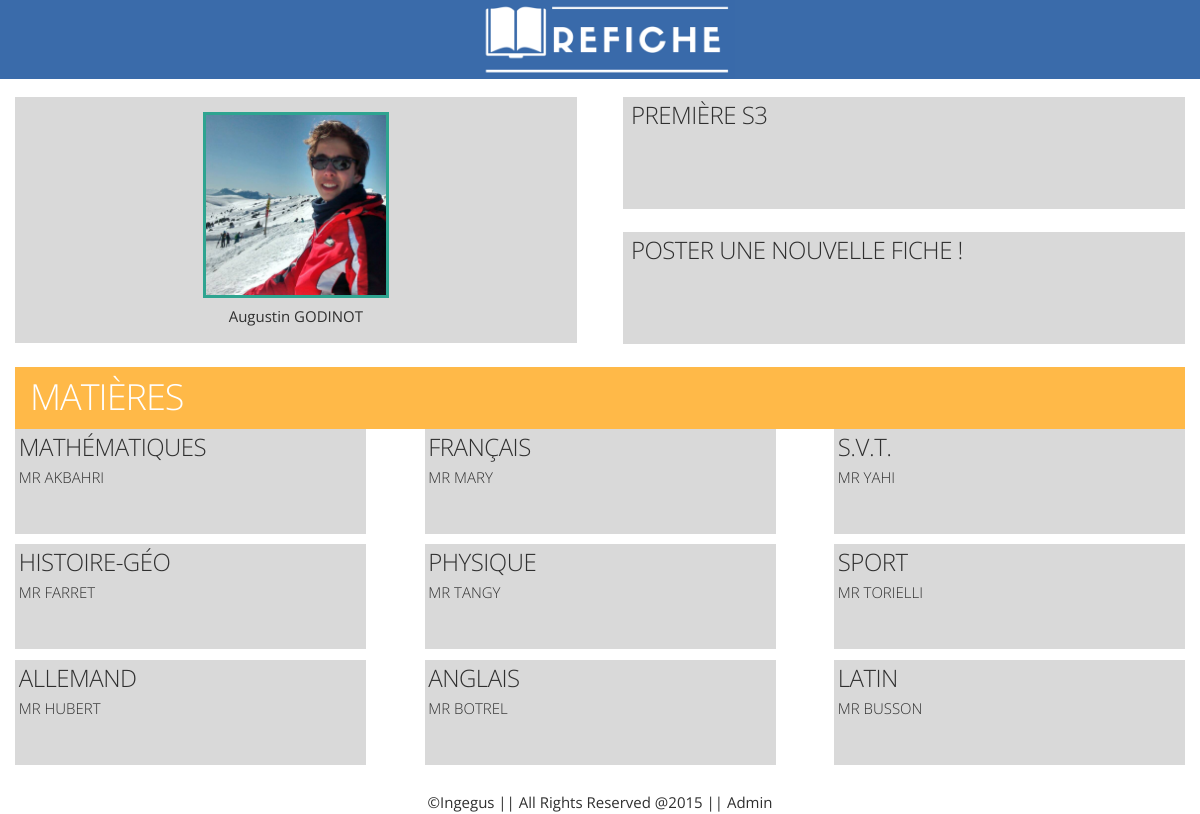
Page /app/home (signed in) on the earlier database version.
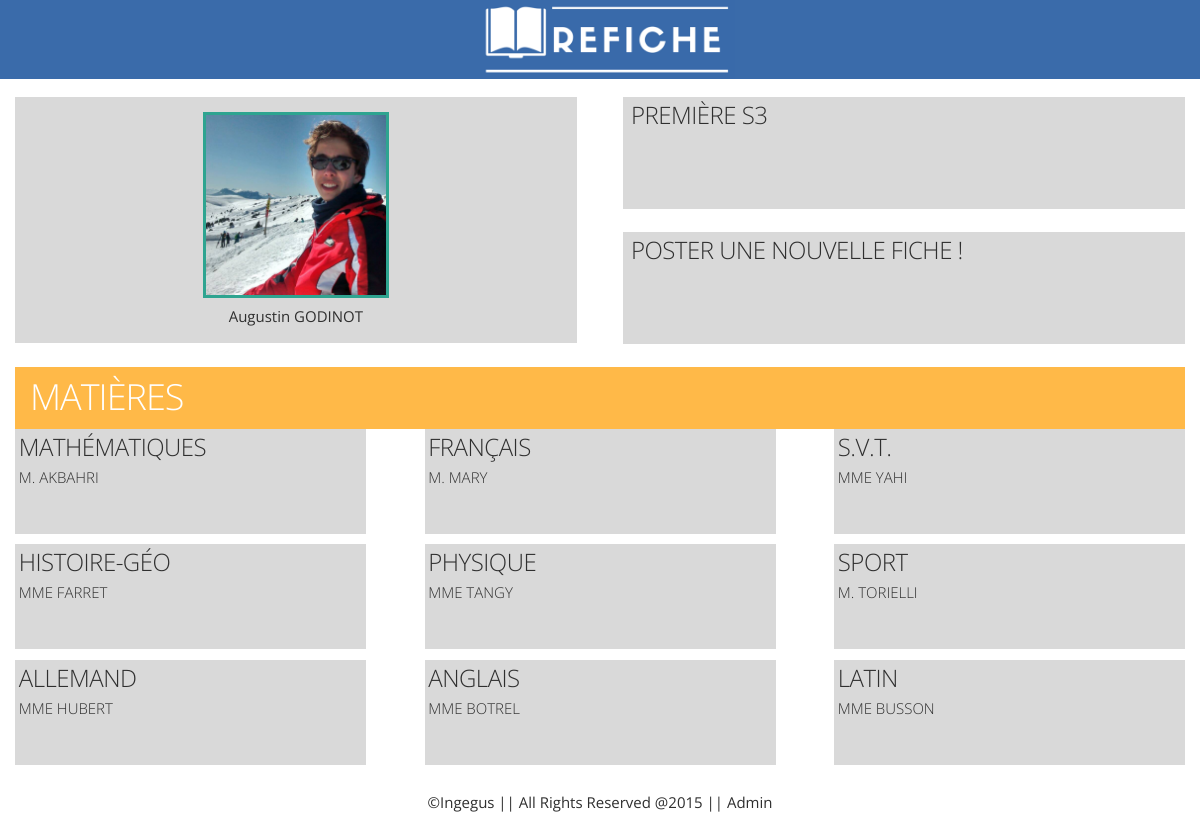
Same page on the later database version.
### app/models.py (models this page shows, shortened)
class Profile(models.Model):
	user = models.OneToOneField(User)  # Link with the original user class that we extend
	classroom = models.ForeignKey('Classroom')  # Link to the user's classroom
	school = models.ForeignKey('School')  # Link to the school of the profile (student or teacher)
	class Meta(object):
		abstract = True

class Student(Profile):
	isDelegate = models.BooleanField(default=False)  # If the student is authorized to manage the classroom
	lessons = models.ManyToManyField(Lesson)
	numberOfSheetsUploaded = models.IntegerField(default=0)

class Classroom(models.Model):
	level = models.ForeignKey('Level')  # Level or degree of the class (ex: 1ere)
	school = models.ForeignKey('School')  # School witch the classroom belongs to
	name = models.CharField(max_length=100)  # Name of the classroom (ex: Première S-3)
	shortName = models.CharField(max_length=8)  # Name of the classroom shortened (ex: 1-S3)
	lessons = models.ManyToManyField(Lesson)

class Lesson(models.Model):
	name = models.CharField(max_length=30)  # The official name of the class
	teacher = models.ForeignKey('Teacher')  # The link to the teacher (one teacher for one class)
	def __str__(self):
		return "{0} ({1})".format(self.name, self.teacher)

class Teacher(models.Model):
	GENDER_CHOICES = (('M.', 'Monsieur'),
					  ('Mme', 'Madame'),
					  ('Mlle', 'Mademoiselle'))
	lastName = models.CharField(max_length=60)  # Last name of the teacher
	firstName = models.CharField(max_length=30, null=True)  # First name of the teacher
	gender = models.CharField(max_length=4, choices=GENDER_CHOICES)
	def __str__(self):
		return "{0} {1}".format(self.gender, self.lastName)

### app/views.py (the view)
@login_required
def home(request):
	student = getStudent(request)
	lessons = student.lessons.all()
	classroom = student.classroom
	return render(request, 'home.html', locals())

### app/functions.py (called while the page is built)
def getStudent(request):
	from app.models import Student
	user = request.user
	try:
		student = Student.objects.get(user=user)
	except Student.DoesNotExist:
		logger = logging.getLogger('users')
		logger.error(user.username+'\'s account is not linked to a profile account! id = '+str(user.id))
		raise Http404("Your user account is not linked to a profile account !")
	return student

### app/templatetags/app_extras.py (called while the page is built)
@register.inclusion_tag('app/newSheet.html')
def getNewSheetForm(request):
	student = getStudent(request)
	form = UploadSheetForm(student=student)
	return {'form': form }

### app/templates/home.html (shortened to what this page needs)
{% extends "base.html" %}
{% load static app_extras %}
{% block content %}
<nav class="container">
    <div class="row">
        <div id="user_infos" class="six columns left-cell full-container-size">
            <a href="profile of the user" class="full-container-size"><img id="user-icon" src="{% static 'img/user_test_img.png' %}" /><br />
            <span>{{ user.first_name }} {{ user.last_name|upper }}</span></a>
        </div>
        <div id="left_cell" class="six columns">
            <div class="container">
                <div id="classroom_profile" class="row right-cell"><a href="profile of the classroom" class="full-container-size"><h5>{{ student.classroom.name }}</h5></a></div>
                <div class="row right-cell" id="new_sheet_div" >
                    <a id="post_new_sheet_link" href="#" class="full-container-size post_new_sheet_link"><h5>Poster une nouvelle fiche !</h5></a>
                </div>
            </div>
        </div>
    </div>
</nav>
{% block in_content %}
<div id="lessons">
    <header>
        <h3>Matières</h3>
    </header>
    <div class="flex-container">
        {% for lesson in student.lessons.all %}
        <div class="lesson">
            <a class="full-container-size" href="lesson/{{ lesson.name }}">
                <h5>{{ lesson.name }}</h5>
                <p>
                    {{ lesson.teacher.gender }}
                    {{ lesson.teacher.lastName }}
                </p>
            </a>
        </div>
        {% endfor %}
    </div>
</div>
{% endblock %}
{% endblock %}

### templates/base.html (shortened to what this page needs)
<!DOCTYPE html>
<html lang="fr">
<head>
    {% load static %}
    <link rel="stylesheet" href="{% static 'css/skeleton.css' %}">
    <link rel="stylesheet" href="{% static 'css/main.css' %}" />
    <link rel="stylesheet" href="{% static 'css/app.css' %}" />
</head>
<body>
<header>
  {% block header %}
    <a href="{% url "django.contrib.auth.views.login" %}" class="full-container-size">
      <img src="{% static "img/logo_full.png" %}"/>
    </a>
  {% endblock %}
</header>
   <section id="content">
       {% block content %}{% endblock %}
   </section>
<footer>&copy;Ingegus  ||  All Rights Reserved @2015  ||  <a class="" href="/admin">Admin  </a></footer>
</body>
</html>

### static/css/skeleton.css (style rules this page uses)
html { font-family: sans-serif; -ms-text-size-adjust: 100%; -webkit-text-size-adjust: 100%; }
body { margin: 0; }
article, aside, details, figcaption, figure, footer, header, hgroup, main, menu, nav, section, summary { display: block; }
a { background-color: transparent; }
img { border: 0; }
.container { position: relative; width: 100%; padding: 0 20px; margin: 0 auto; box-sizing: border-box; }
.column, .columns { width: 100%; float: left; box-sizing: border-box; }
@media (min-width: 400px) { .container { width: 100%; padding: 0; } }
@media (min-width: 550px) { .container { width: 100%; } }
@media (min-width: 550px) { .column, .columns { margin-left: 4%; } }
@media (min-width: 550px) { .column:first-child, .columns:first-child { margin-left: 0; } }
@media (min-width: 550px) { .six.columns { width: 48%; } }
html { font-size: 62.5%; }
body { font-size: 1.5em; line-height: 1.6; font-weight: 400; font-family: "Open Sans", Helvetica, Verdana, sans-serif; color: #2f2f2f; }
h1, h2, h3, h4, h5, h6 { margin: 0; font-weight: 300; }
h3 { font-size: 3.0rem; line-height: 1.3; letter-spacing: -.1rem; }
h5 { font-size: 1.8rem; line-height: 1.5; letter-spacing: -.05rem; }
@media (min-width: 550px) { h3 { font-size: 3.6rem; } }
@media (min-width: 550px) { h5 { font-size: 2.4rem; } }
p { margin-top: 0; }
a { color: #1EAEDB; }
pre, blockquote, dl, figure, table, p, ul, ol, form { margin-bottom: 2.5rem; }
.container:after, .row:after, .u-cf { content: ""; display: table; clear: both; }

### static/css/main.css (style rules this page uses)
body, html { min-height: 100%; background-color: #ffffff; }
header { margin: 0px; padding-left: 1em; background-color: #3a6baa; }
header img { margin-left: auto; margin-right: auto; display: block; width: 17em; }
header a { margin: auto; }
#content { margin: 1em; margin-top: -0.5em; }
#content header { padding-top: 0.5em; padding-bottom: 0.5em; color: white; }
footer { display: block; text-align: center; }
a { text-decoration: none; color: inherit; }
.full-container-size { display: block; box-sizing: border-box; width: 100%; height: 100%; }

### static/css/app.css (style rules this page uses)
#content nav .container { min-height: 15em; }
#content nav .right-cell, #content nav .left-cell { background-color: #D9D9D9; }
#content nav .left-cell { padding-top: 1em; padding-bottom: 1em; margin-bottom: 1.5em; text-align: center; }
#content nav #user-icon { display: inline; width: 12em; border: 3px solid #2EA490; }
#content nav .right-cell { height: 7.5em; margin-bottom: 1.5em; padding-left: 0.5em; }
#content nav .right-cell a { text-transform: uppercase; }
#lessons header { background-color: #FFB948; text-transform: uppercase; }
#lessons a { margin-left: 0.25em; text-transform: uppercase; font-weight: 300; }
#lessons .flex-container { display: flex; flex-direction: row; flex-wrap: wrap; justify-content: space-between; }
#lessons .flex-container .lesson { width: 15em; height: 7em; margin-bottom: 0.7em; background-color: #D9D9D9; text-transform: uppercase; }
@media (min-width: 750px) { #lessons .flex-container .lesson { width: 30%; } }

Differences in the rows shown:
changed through a linked row, Lesson "MATHÉMATIQUES": teacher.gender "MR" → "M."
changed through a linked row, Lesson "FRANÇAIS": teacher.gender "MR" → "M."
changed through a linked row, Lesson "YAHI": teacher.gender "MR" → "MME"
changed through a linked row, Lesson "HISTOIRE-GÉO": teacher.gender "MR" → "MME"
changed through a linked row, Lesson "PHYSIQUE": teacher.gender "MR" → "MME"
changed through a linked row, Lesson "SPORT": teacher.gender "MR" → "M."
changed through a linked row, Lesson "ALLEMAND": teacher.gender "MR" → "MME"
changed through a linked row, Lesson "ANGLAIS": teacher.gender "MR" → "MME"
changed through a linked row, Lesson "LATIN": teacher.gender "MR" → "MME"
